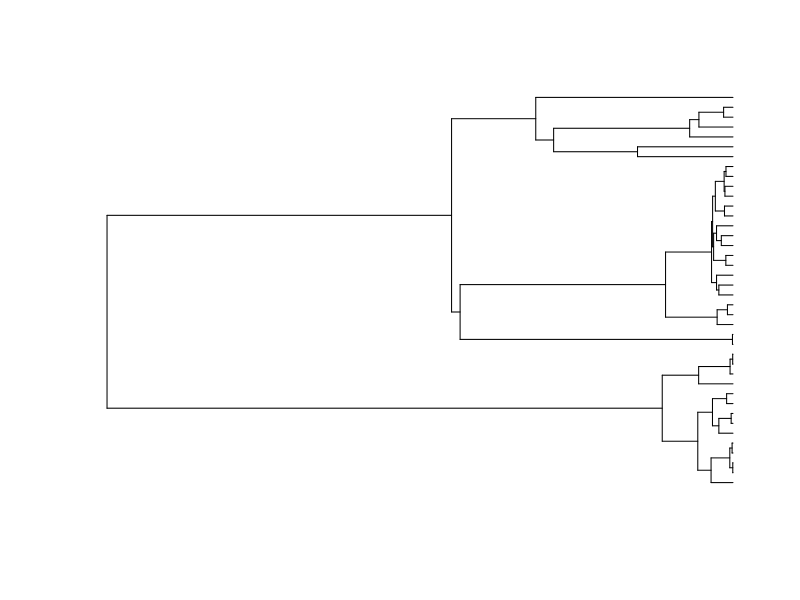
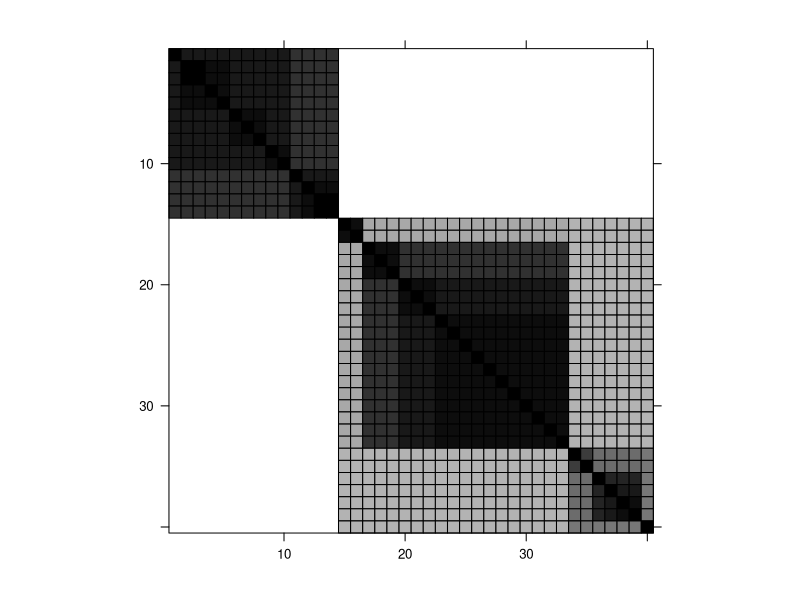
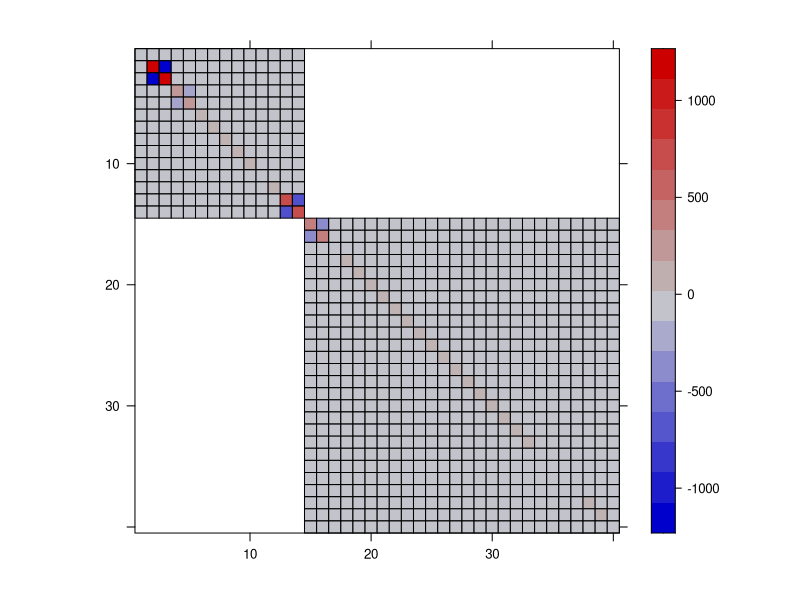
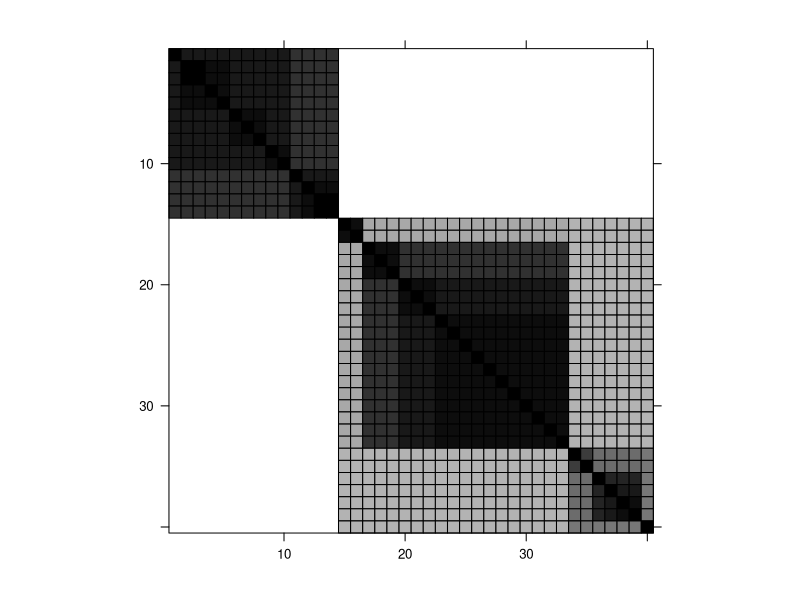
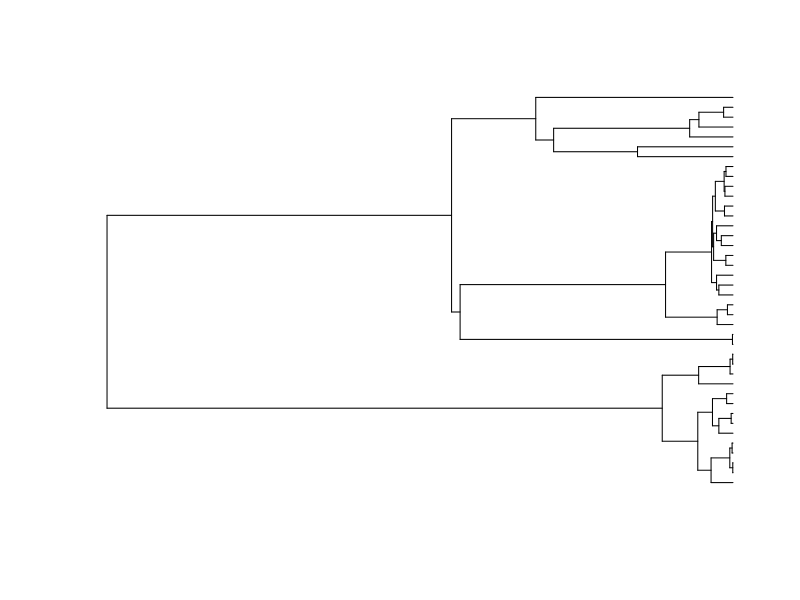

Generate these figures, in order, with R:

library(ape)
library(phytools)
library(Matrix)

tree <- rcoal(40)

plot(tree, show.tip.label = FALSE)


var_ou <- vcvPhylo(tree = tree,       #
                   anc.nodes = FALSE, # 
                   model = "OU")      # Ornstein-Uhlenbeck process


image(as(var_ou, "sparseMatrix"), sub = "", xlab = "", ylab = "")

image(as(solve(var_ou), "sparseMatrix"), sub = "", xlab = "", ylab = "")

png("cov-mat.png")
image(as(var_ou, "sparseMatrix"), sub = "", xlab = "", ylab = "")
dev.off()

png("coalescent-tree.png")
plot(tree, show.tip.label = FALSE)
dev.off()
